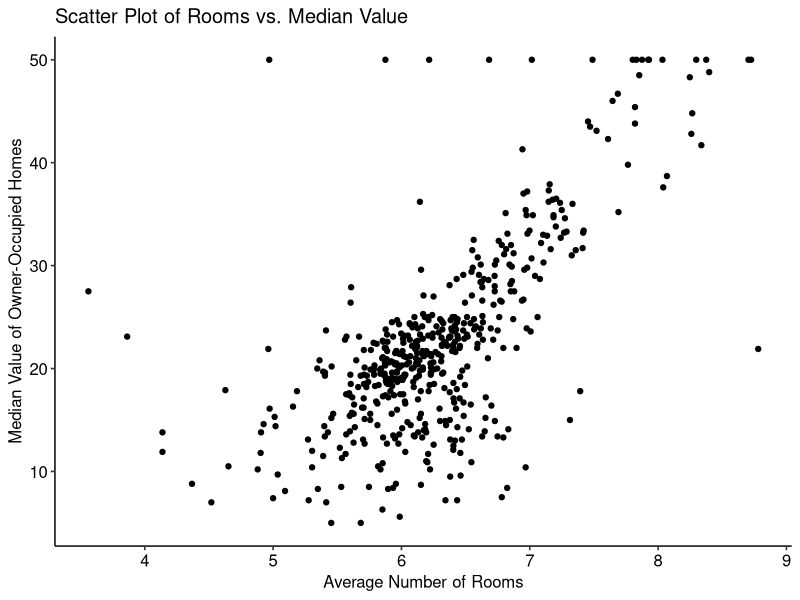
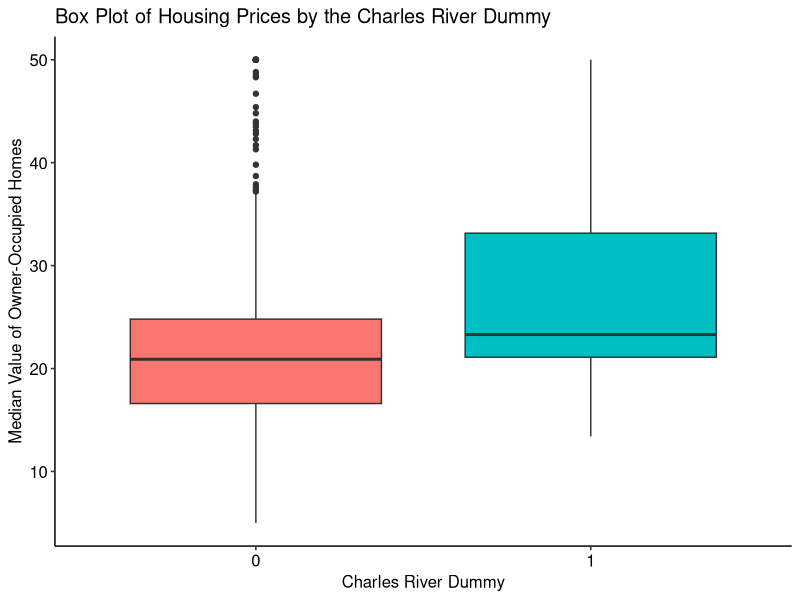

Generate these figures, in order, with R:
## ---- chunk 1
knitr::opts_chunk$set(collapse = TRUE,fig.show = 'all')
## ---- chunk 2
library(MASS) #required library
data(Boston) #load data
str(Boston)#internal structure of the dataset
## ---- chunk 3
summary(Boston) #descriptive statistics
## ---- chunk 4
library(ggplot2)#build plots in layers
library(ggpubr) #publication ready graphics

# Scatter plot
ggplot(Boston, aes(x = rm, y = medv)) +
  geom_point() +
  labs(x = "Average Number of Rooms",
       y = "Median Value of Owner-Occupied Homes",
       title = "Scatter Plot of Rooms vs. Median Value") +
  theme_pubr()
## ---- chunk 5
#box plot
ggplot(Boston, aes(x = factor(chas), y = medv, fill= factor(chas))) +
  geom_boxplot() +
  labs(x = "Charles River Dummy",
       y = "Median Value of Owner-Occupied Homes",
       title = "Box Plot of Housing Prices by the Charles River Dummy") +
  theme(plot.title = element_text(hjust = 0.5))+
  theme_pubr(legend = "none")
